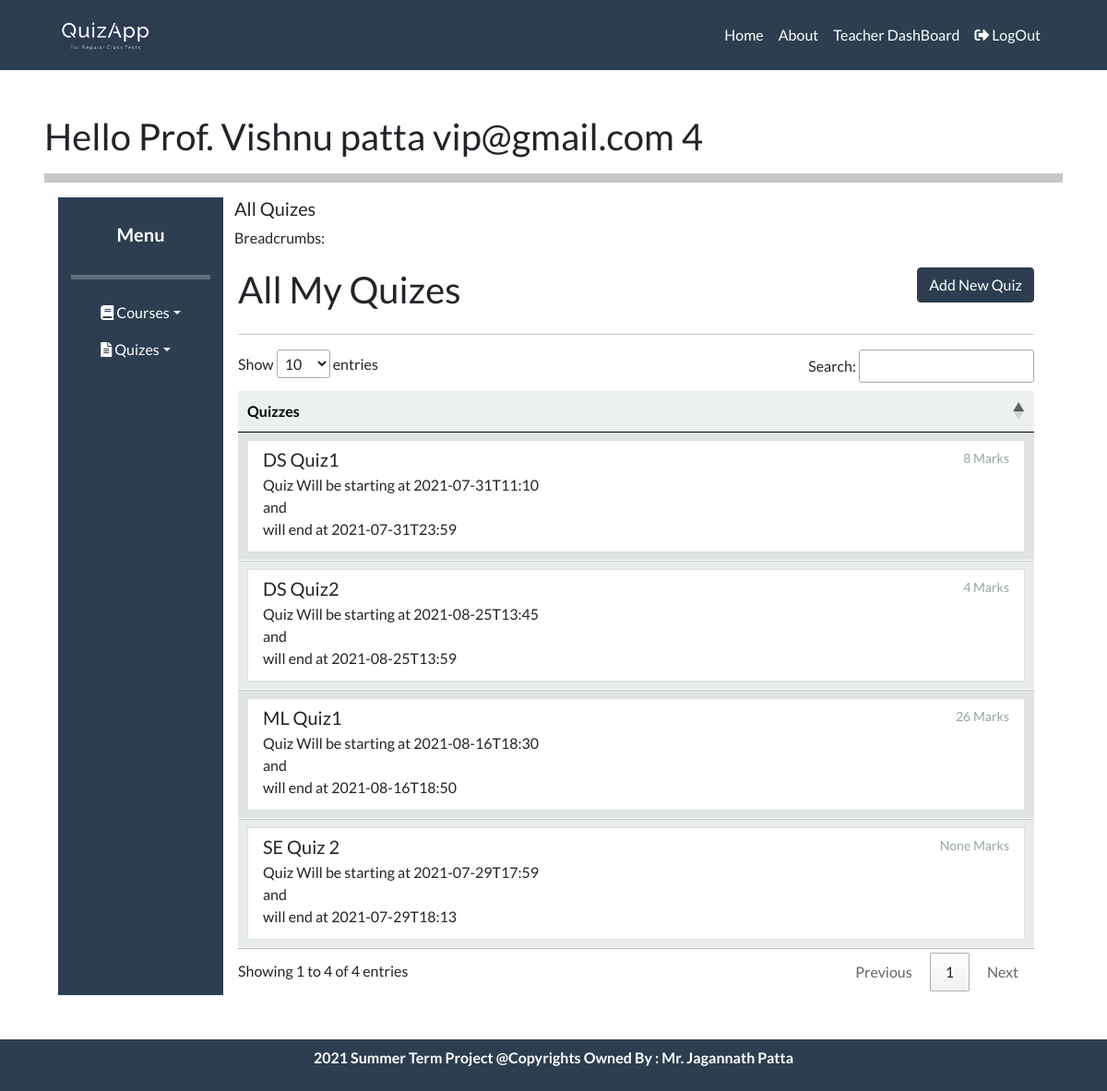
The app's page /teacher/AllQuiz (signed in), older data.
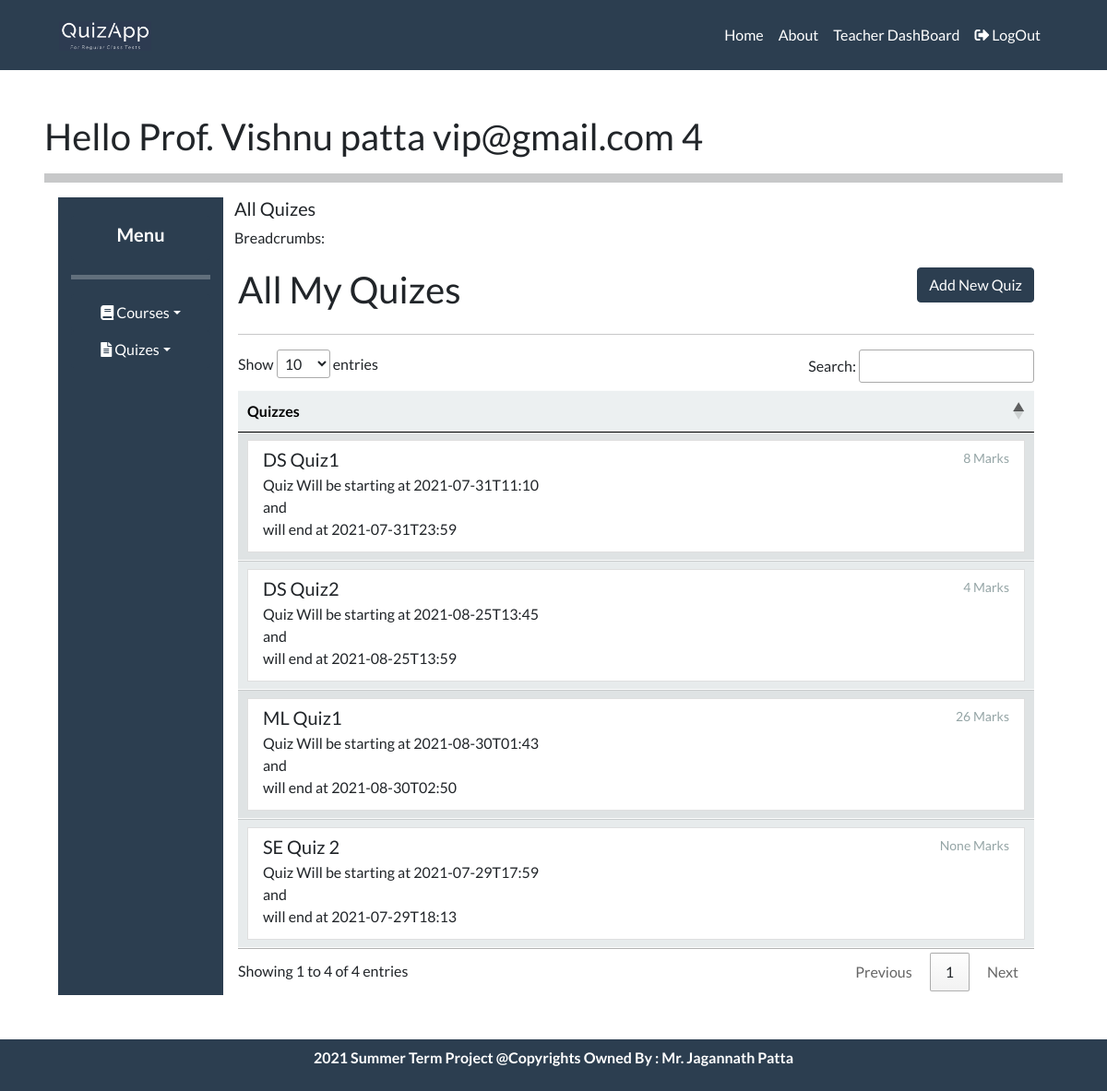
The same page, newer data.
### tables this page shows
CREATE TABLE "Quiz" (
	"quiz_id"	INTEGER NOT NULL PRIMARY KEY AUTOINCREMENT,
	"teacher_id"	INTEGER NOT NULL,
	"course_id"	INTEGER NOT NULL,
	"quiz_name"	TEXT,
	"img_id"	INTEGER NOT NULL,
	"img_key"	BLOB,
	"quiz_marks"	INTEGER DEFAULT 0,
	"quiz_startDate"	TEXT NOT NULL,
	"quiz_endDate"	TEXT NOT NULL,
	FOREIGN KEY("img_id") REFERENCES "Images"("image_id") ON DELETE SET NULL,
	UNIQUE("course_id","teacher_id","quiz_name"),
	FOREIGN KEY("teacher_id") REFERENCES "Teacher"("teacher_id") ON DELETE CASCADE,
	FOREIGN KEY("course_id") REFERENCES "Course"("course_id") ON DELETE CASCADE
);

### Teacher/views.py (the view)
@breadcrumb('All Quizes')
def AllQuizes():
    page = check_user("/teacherSite/course.html")
    if len(page) > 1:
        return render_template(page[0] , msg = page[1])
    else:
        try:
            conn = sqlite3.connect("DataBase/quizAppDataBase.db")
            cursor = conn.cursor()
            quizes = cursor.execute("SELECT QUIZ_ID , QUIZ_NAME , QUIZ_MARKS , QUIZ_STARTDATE , QUIZ_ENDDATE from QUIZ WHERE TEACHER_ID = ? " , ( session['role_id'] , )).fetchall()
            cursor.close()
            conn.close()
        except Exception as e:
                msg = "Some Error : " + str(e)
        return render_template(page[0] , quizes = quizes )

### Teacher/views.py (called while the page is built)
def check_user(page):
    if session.get("email"):
        if session.get("user_role") == 'T':
            return [page]
        else:
            return [page , "You Don't have these previlages." ]
    else:
        return ['login.html']

### breadcrumb.py (called while the page is built, shortened)
def breadcrumb(view_title):
    def decorator(f):
        @functools.wraps(f)
        def decorated_function(*args, **kwargs):
            flask.g.title = view_title
            session_crumbs = flask.session.setdefault('crumbs', [])
            flask.g.breadcrumbs = []
            for path, title in session_crumbs:
                flask.g.breadcrumbs.append(BreadCrumb(path, title))
            flask.session.modified = True
            item = (flask.request.url, view_title)
            try:
                if item[1] not in [ i[1] for i in session_crumbs]:
                    session_crumbs.append(item)
            except:
                pass
            rv = f(*args, **kwargs)
            if len(session_crumbs) > 5:
                session_crumbs.pop(0)
            return rv
        return decorated_function
    return decorator

### templates/teacherSite/course.html (shortened to what this page needs)
{% extends "/teacherSite/teacherHome.html" %}
{% block body %}
<div class="p-sm-1">
<div class="row">
    {% if course %}
        <div class="col-md-9">
            <h3> All Quizzes in this course.</h3>
        </div>
        <div class="col-md-3">
            <a class="btn btn-primary float-right mb-2" onclick="deleteCourse( '{{course[0]}}' )" > Delete Course </a>
             <a class="btn btn-primary float-right mb-2 mr-1" href="/teacher/AddQuiz?cid={{course[0]}}">Add New Quiz</a>
        </div>
    {% else %}
        <div class="col-md-9">
            <h2> All My Quizes </h2>
        </div>
        <div class="col-md-3">
             <a class="btn btn-primary float-right mb-2" href="/teacher/AddQuiz">Add New Quiz</a>
        </div>
    {% endif %}
</div>
<hr>
    <table id='tab' class="display table responsive table-hover">
        <thead>
            <tr class="table-light">
              <th scope="col"> Quizzes </th>
            </tr>
          </thead>
        <tbody>
            {% for quiz in  quizes: %}
          <tr class="table-light">
            <td>
                <a href="/teacher/quiz?id={{quiz[0]}}&name={{quiz[1]}}" class="list-group-item list-group-item-action flex-column align-items-start">
                    <div class="d-flex w-100 justify-content-between">
                        <h5 class="mb-1"> {{quiz[1] }}   </h5>
                        <small class="text-muted">{{quiz[2]}} Marks </small>
                    </div>
                        <p class="mb-1">Quiz Will be starting at {{quiz[3]}} <br> and <br> will end at {{quiz[4]}}</p>
                </a>
            </td>
          </tr>
          {% endfor %}
        </tbody>
    </table>
</div>
{% endblock %}

Row changes from the older to the newer data that the page shows:
changed Quiz "ML Quiz1": quiz_startDate "2021-08-16T18:30" → "2021-08-30T01:43"; quiz_endDate "2021-08-16T18:50" → "2021-08-30T02:50"
